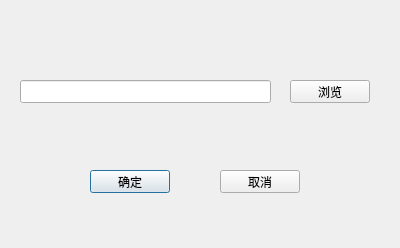
<?xml version="1.0" encoding="UTF-8"?>
<ui version="4.0">
 <class>cloud_upload</class>
 <widget class="QDialog" name="cloud_upload">
  <property name="geometry">
   <rect>
    <x>0</x>
    <y>0</y>
    <width>400</width>
    <height>248</height>
   </rect>
  </property>
  <property name="windowTitle">
   <string>上传</string>
  </property>
  <widget class="QPushButton" name="pushButton">
   <property name="geometry">
    <rect>
     <x>90</x>
     <y>170</y>
     <width>80</width>
     <height>23</height>
    </rect>
   </property>
   <property name="text">
    <string>确定</string>
   </property>
  </widget>
  <widget class="QPushButton" name="pushButton_2">
   <property name="geometry">
    <rect>
     <x>220</x>
     <y>170</y>
     <width>80</width>
     <height>23</height>
    </rect>
   </property>
   <property name="text">
    <string>取消</string>
   </property>
  </widget>
  <widget class="QLineEdit" name="lineEdit">
   <property name="geometry">
    <rect>
     <x>20</x>
     <y>80</y>
     <width>251</width>
     <height>23</height>
    </rect>
   </property>
  </widget>
  <widget class="QPushButton" name="pushButton_3">
   <property name="geometry">
    <rect>
     <x>290</x>
     <y>80</y>
     <width>80</width>
     <height>23</height>
    </rect>
   </property>
   <property name="text">
    <string>浏览</string>
   </property>
  </widget>
 </widget>
 <resources/>
 <connections/>
</ui>
